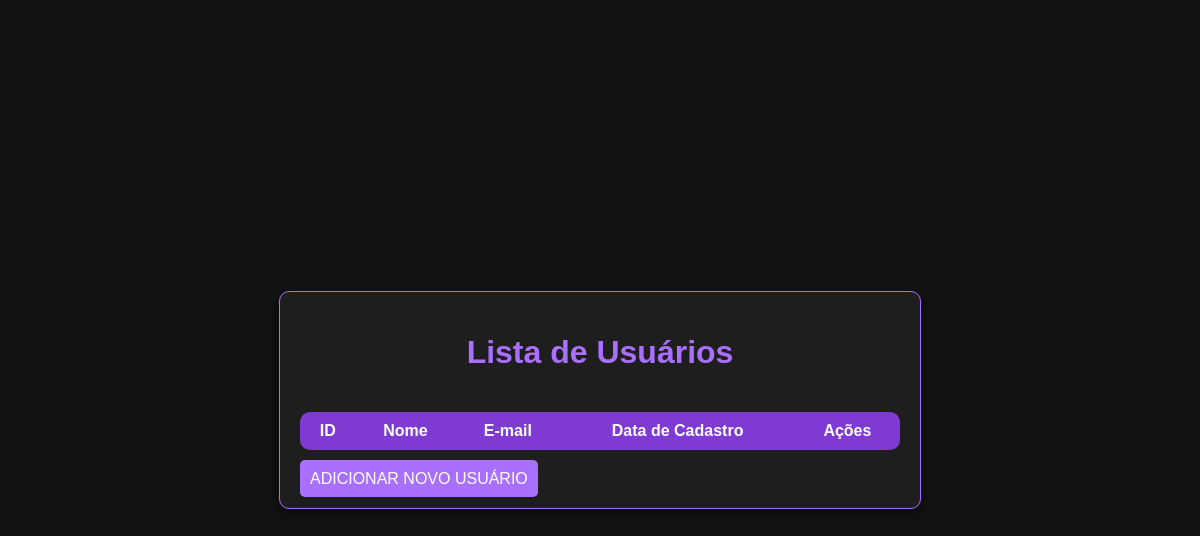
/users, run on an earlier commit of the app's database.
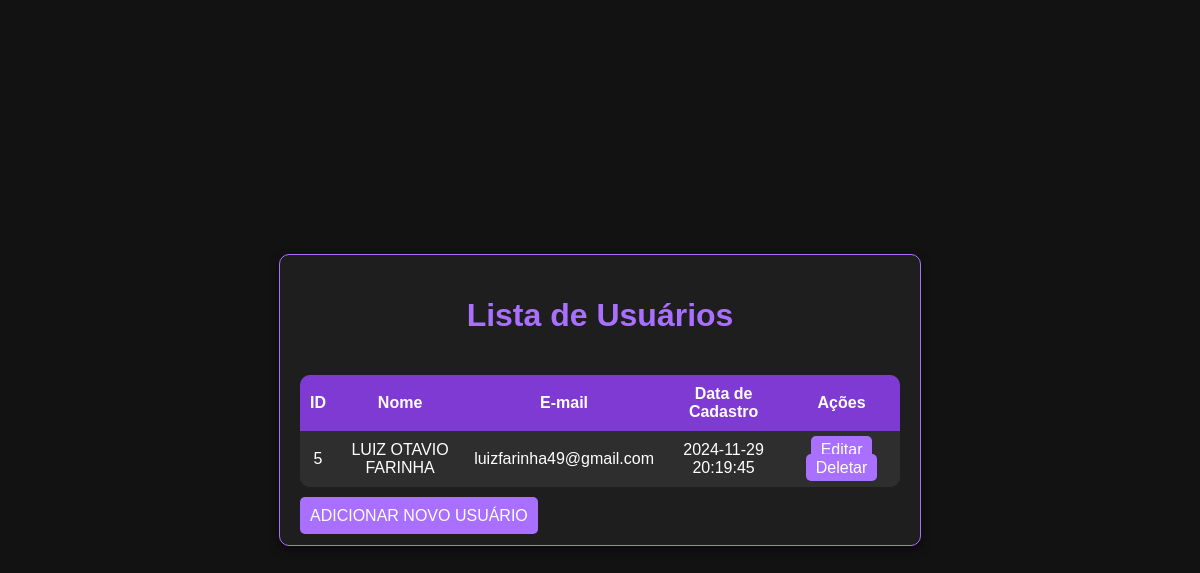
And on a later commit of the database.
### tables this page shows
CREATE TABLE usuarios (
        id_usuario INTEGER PRIMARY KEY AUTOINCREMENT,
        nome TEXT,
        email TEXT UNIQUE,
        senha TEXT,
        data_cadastro DATETIME DEFAULT CURRENT_TIMESTAMP
    );

### main.py (the view)
@app.route('/users')
def list_users():
    conn = get_db_connection()
    users = conn.execute('SELECT * FROM usuarios').fetchall()
    conn.close()
    return render_template('list_users.html', users=users)

### main.py (called while the page is built)
def get_db_connection():
    conn = sqlite3.connect('usuarios_jogos.db')
    conn.row_factory = sqlite3.Row
    return conn

### templates/list_users.html (shortened to what this page needs)
<!DOCTYPE html>
<html lang="pt-br">
<head>
    <link rel="stylesheet" href="/static/css/style.css">
</head>
<body>
    <div class="form-container">
        <h1>Lista de Usuários</h1>
        <div class="table-container">
            <table>
                <thead>
                    <tr>
                        <th>ID</th>
                        <th>Nome</th>
                        <th>E-mail</th>
                        <th>Data de Cadastro</th>
                        <th>Ações</th>
                    </tr>
                </thead>
                <tbody>
                    {% for user in users %}
                    <tr>
                        <td>{{ user.id_usuario }}</td>
                        <td>{{ user.nome }}</td>
                        <td>{{ user.email }}</td>
                        <td>{{ user.data_cadastro }}</td>
                        <td>
                            <a href="{{ url_for('edit_user', id=user.id_usuario) }}" class="btn-action">Editar</a>
                            <a href="{{ url_for('delete_user', id=user.id_usuario) }}" class="btn-action">Deletar</a>
                        </td>
                    </tr>
                    {% endfor %}
                </tbody>
            </table>
        </div>
        <a href="{{ url_for('add_user') }}" class="btn">Adicionar Novo Usuário</a>
    </div>
</body>
</html>

### static/css/style.css (style rules this page uses)
body { margin: 0; font-family: 'Arial', sans-serif; background-color: #121212; color: #fff; display: flex; justify-content: center; align-items: center; min-height: 100vh; }
h1 { text-align: center; color: #a970ff; }
a { color: #a970ff; text-decoration: none; }
.form-container { max-width: 600px; width: 100%; padding: 20px; background: #1e1e1e; border-radius: 10px; box-shadow: 0 4px 10px rgba(0, 0, 0, 0.5); border: 1px solid #a970ff; }
.btn { width: 100%; padding: 10px; background: #a970ff; color: #fff; border: none; border-radius: 5px; font-size: 16px; cursor: pointer; text-transform: uppercase; }
.table-container { overflow-x: auto; margin-top: 20px; }
table { width: 100%; border-collapse: collapse; margin: 20px 0; background: #2e2e2e; border-radius: 10px; overflow: hidden; }
table th, table td { text-align: center; padding: 10px; color: #fff; }
table th { background: #803ad4; }
table tr:nth-child(odd) { background: #2e2e2e; }
.btn-action { padding: 5px 10px; background: #a970ff; color: #fff; border-radius: 5px; text-decoration: none; }

What changed in the data, as far as the page shows it:
added usuarios: id_usuario "5", nome "LUIZ OTAVIO FARINHA", email "luizfarinha49@gmail.com", data_cadastro "2024-11-29 20:19:45"
